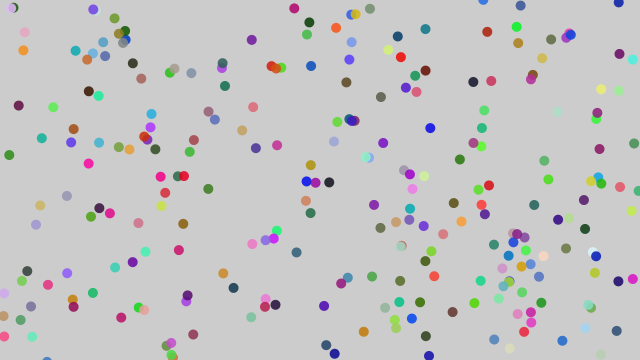
Frame 1 (no input)
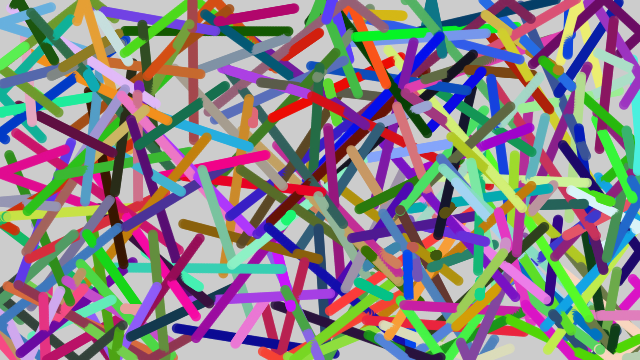
Frame 60 (the mouse pressed at the canvas centre just before this capture)
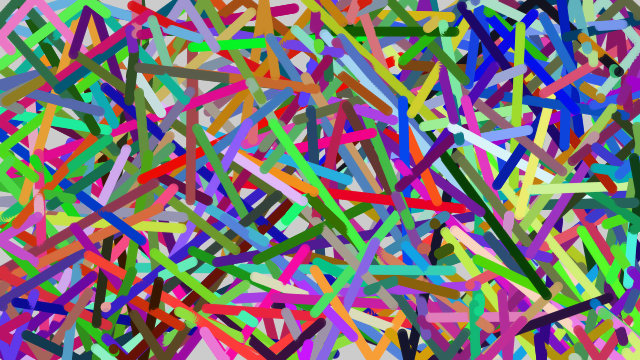
Frame 120 (the mouse held since frame 60 and released just before this capture)

The Processing sketch that drew these frames (run headless with seeded random() and noise(); from frame 60 on, the mouse is pressed at the canvas centre):

// Processing sketch: processing_96941
// ── processing_96941.pde

class Bb {
  PVector loc;
  PVector speed;
  color c;
  
  Bb() {
    loc = new PVector(random(width), random(height));
    speed = new PVector (random(-3,3), random(-3,3));
    c = color(random(255), random(255), random(255), 220);
  }
  
  void display () {
    noStroke();
    fill(c);
    ellipseMode(CENTER);
    ellipse(loc.x, loc.y, 10, 10);
  }
  
  void bounce () { 
    loc.add(speed);
    
    if ((loc.x < 0) || (loc.x > width)) {
      speed.x *=-1;
    }
    
    if ((loc.y < 0) || (loc.y > height)) {
      speed.y *=-1;
    }
  }
}

Bb[] balls = new Bb [260];

void setup () {
  size (640, 360);
  for (int i = 0; i < balls.length; i++) {
  balls[i] = new Bb();
  }
}

void draw () {
//  background(2);
  
  for (int i = 0; i < balls.length; i++) {
    
  balls[i].bounce();
  balls[i].display();
  }
}
